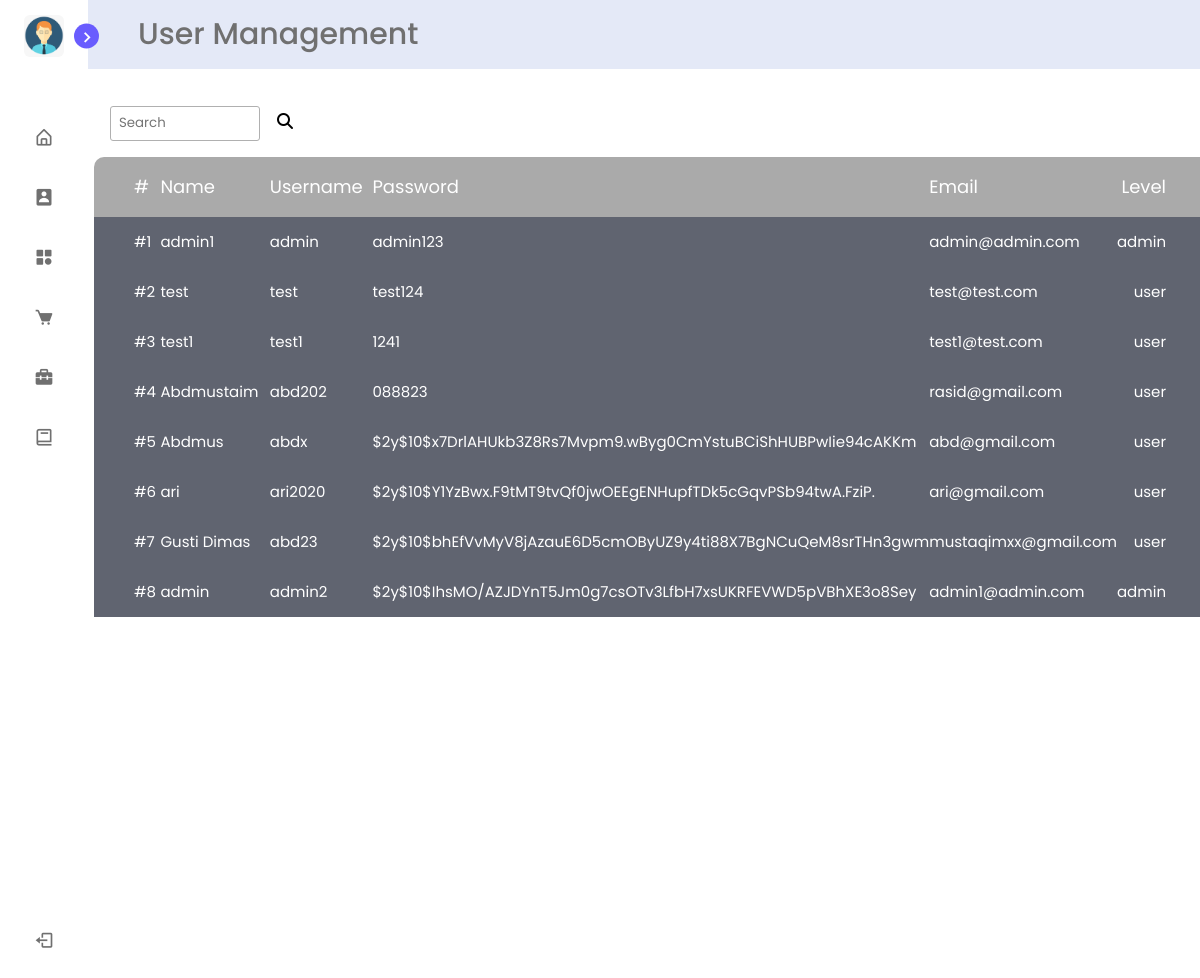
Screenshot of /Admin/user/read.php (signed in) with the database file from the repository.
### tables this page shows
CREATE TABLE `users` (
  `id_user` int(11) NOT NULL,
  `name` varchar(30) NOT NULL,
  `username` varchar(30) NOT NULL,
  `password` varchar(255) NOT NULL,
  `email` varchar(30) NOT NULL,
  `level` enum('user','admin') NOT NULL
);

### Admin/user/read.php (the view, shortened to what this page needs)
<?php
if (isset($_POST['search'])) {
    $search=trim($_POST['search']);
    $sql="select * from users where name like '%".$search."%' or username like '%".$search."%' or email like '%".$search."%' order by id_user asc";
    $result = mysqli_query($conn,$sql);
    $user = [];
  while($row = mysqli_fetch_assoc($result)){
    $user[] =$row;
  }
  }else {
  $result = mysqli_query($conn,"SELECT * FROM users");
  $user = [];
  while($row = mysqli_fetch_assoc($result)){
    $user[] =$row;
  }
  }
?>
<!DOCTYPE html>
<html lang="en">
<head>
    <link rel="stylesheet" href="./../css/style.css">
    <link rel="stylesheet" href="./../css/crud.css">
    <link href='https://unpkg.com/boxicons@2.1.1/css/boxicons.min.css' rel='stylesheet'>
    <link rel="stylesheet" href="./../../css/fontawesome-free-6.2.0-web/css/all.css">
    <link rel="stylesheet" href="./../css/fontawesome-free-6.2.0-web/css/all.min.css">
</head>
<body>
    <nav class="sidebar close">
        <header>
            <div class="image-text">
                <span class="image">
                    <img src="./../img/admin-profile.png" alt="">
                </span>
            </div>
            <i class='bx bx-chevron-right toggle'></i>
        </header>
        <div class="menu-bar">
            <div class="menu">
                <ul class="menu-links">
                    <li class="nav-link">
                        <a href="../index.php">
                            <i class='bx bx-home-alt icon' ></i>
                        </a>
                    </li>
                    <li class="nav-link">
                        <a href="user.php">
                            <i class='bx bxs-user-rectangle icon' ></i>
                        </a>
                    </li>
                    <li class="nav-link">
                        <a href="../kategori/read.php">
                            <i class='bx bxs-category icon' ></i>
                        </a>
                    </li>
                    <li class="nav-link">
                        <a href="../produk/read.php">
                            <i class='bx bxs-cart icon'></i>
                        </a>
                    </li>
                    <li class="nav-link">
                        <a href="../lelang/read.php">
                            <i class='bx bxs-briefcase-alt-2 icon'></i>
                        </a>
                    </li>
                    <li class="nav-link">
                        <a href="../bid/read.php">
                            <i class='bx bx-book icon'></i>
                        </a>
                    </li>
                </ul>
            </div>
            <div class="bottom-content">
                <li class="nav-link">
                    <a href="../../Auth/logout.php">
                        <i class='bx bx-log-out icon' ></i>
                    </a>
                </li>
            </div>
        </div>
    </nav>
    <section class="main">
        <div class="text">User Management</div>
        <div class="content">
            <div class="table-responsive">
                <div class="record-header">
                    <div class="search-sec">
                        <form action="" method="post">
                            <input type="search" name="search" placeholder="Search" class="search-record">
                            <i class="fa-solid fa-magnifying-glass"></i>
                        </form>
                    </div>
                </div>
                <div class="record">
                    <table>
                        <thead class="header-table">
                        <tr>
                           <th class="col1">#</th>
                           <th class="col2">Name</th>
                           <th class="col3">Username</th>
                           <th class="col4">Password</th>
                           <th class="col7">Email</th>
                           <th class="col6">Level</th>
                        </tr>
                        </thead>
                        <tbody>
                            <tr>
                                <?php $i = 1; foreach($user as $usr) :?>
                                <td class="col1"><?php echo '#',$usr['id_user'];?></td>
                                <td class="col2"><?php echo $usr["name"];?></td>
                                <td class="col3"><?php echo $usr["username"];?></td>
                                <td class="col4"><?php echo $usr["password"];?></td>
                                <td class="col5"><?php echo $usr["email"];?></td>
                                <td class="col6"><?php echo $usr["level"];?></td>
                            </tr>
                            <?php $i++; endforeach;?>
                        </tbody>
                    </table>
                </div>
            </div>
        </div>
    </section>
</body>
</html>

### Admin/css/style.css (style rules this page uses)
* { margin: 0; padding: 0; box-sizing: border-box; font-family: 'Poppins', sans-serif; }
:root { --body-color: #E4E9F7; --sidebar-color: #FFF; --primary-color: #695CFE; --primary-color-light: #F6F5FF; --toggle-color: #DDD; --text-color: #707070; --tran-03: all 0.2s ease; --tran-03: all 0.3s ease; --tran-04: all 0.3s ease; --tran-05: all 0.3s ease; }
body { min-height: 100vh; background-color: var(--body-color); transition: var(--tran-05); }
.sidebar { position: fixed; top: 0; left: 0; height: 100%; width: 250px; padding: 10px 14px; background: var(--sidebar-color); transition: var(--tran-05); z-index: 100; }
.sidebar.close { width: 88px; }
.sidebar li { height: 50px; list-style: none; display: flex; align-items: center; margin-top: 10px; }
.sidebar header .image, .sidebar .icon { min-width: 60px; border-radius: 6px; }
.sidebar .icon { min-width: 60px; border-radius: 6px; height: 100%; display: flex; align-items: center; justify-content: center; font-size: 20px; }
.sidebar .text, .sidebar .icon { color: var(--text-color); transition: var(--tran-03); }
.sidebar header { position: relative; }
.sidebar header .image-text { display: flex; align-items: center; }
.sidebar header .image { display: flex; align-items: center; justify-content: center; }
.sidebar header .image img { width: 40px; border-radius: 6px; }
.sidebar header .toggle { position: absolute; top: 50%; right: -25px; transform: translateY(-50%) rotate(180deg); height: 25px; width: 25px; background-color: var(--primary-color); color: var(--sidebar-color); border-radius: 50%; display: flex; align-items: center; justify-content: center; font-size: 22px; cursor: pointer; transition: var(--tran-05); }
.sidebar.close .toggle { transform: translateY(-50%) rotate(0deg); }
.sidebar .menu { margin-top: 40px; }
.sidebar li a { list-style: none; height: 100%; background-color: transparent; display: flex; align-items: center; height: 100%; width: 100%; border-radius: 6px; text-decoration: none; transition: var(--tran-03); }
.sidebar .menu-bar { height: calc(100% - 55px); display: flex; flex-direction: column; justify-content: space-between; overflow-y: scroll; }
.main { position: absolute; top: 0; top: 0; left: 250px; height: 100vh; width: calc(100% - 250px); background-color: var(--body-color); transition: var(--tran-05); }
.main .text { font-size: 30px; font-weight: 500; color: var(--text-color); padding: 12px 60px; }
.sidebar.close ~ .main { left: 78px; height: 100vh; width: calc(100% - 78px); }
.content { padding: 1.3rem 1rem; background: white; width: 100%; }

### Admin/css/crud.css (style rules this page uses)
.table-responsive { width: 100%; }
.record-header { padding: 1rem; display: flex; justify-content: space-between; align-items: center; }
.add, .search-sec { display: flex; align-items: center; }
.search-sec .search-record { width: 150px; height: 35px; border: 1px solid #b0b0b0; border-radius: 3px; display: inline-block; padding: 0rem 0.5rem; margin-right: 0.8rem; color: #666; outline: none; }
.record { width: 100%; min-height: 100vh; }
table { border-collapse: collapse; background: #fff; border-radius: 10px 10px 0px 0px; overflow: hidden; width: 100%; margin: 0 auto; position: absolute; }
table * { position: block; }
table thead tr { height: 60px; background: #aaaaaa; }
.header-table th { font-size: 18px; color: #fff; line-height: 1.2; font-weight: unset; }
table tbody tr { height: 50px; }
tbody tr { font-size: 15px; color: #fff; line-height: 1.2; font-weight: unset; background: #606470; }
.col1 { width: 100px; padding-left: 40px; text-align: left; }
.col2 { width: 200px; text-align: left; }
.col3 { width: 180px; text-align: left; }
.col4 { text-align:left; }
.col5 { width: 100px; }
.col5 { text-align: left; }
.col6 { text-align: right; padding-right: 50px; }
.col7 { text-align: left; }

### rows the page displays
users: id_user "1", name "admin1", username "admin", password "admin123", email "admin@admin.com", level "admin"
users: id_user "2", name "test", username "test", password "test124", email "test@test.com", level "user"
users: id_user "3", name "test1", username "test1", password "1241", email "test1@test.com", level "user"
users: id_user "4", name "Abdmustaim", username "abd202", password "088823", email "rasid@gmail.com", level "user"
users: id_user "5", name "Abdmus", username "abdx", password "$2y$10$x7DrlAHUkb3Z8Rs7Mvpm9.wByg0CmYstuBCiShHUBPwIie94cAKKm", email "abd@gmail.com", level "user"
users: id_user "6", name "ari", username "ari2020", password "$2y$10$Y1YzBwx.F9tMT9tvQf0jwOEEgENHupfTDk5cGqvPSb94twA.FziP.", email "ari@gmail.com", level "user"
users: id_user "7", name "Gusti Dimas", username "abd23", password "$2y$10$bhEfVvMyV8jAzauE6D5cmOByUZ9y4ti88X7BgNCuQeM8srTHn3gwm", email "mustaqimxx@gmail.com", level "user"
users: id_user "8", name "admin", username "admin2", password "$2y$10$IhsMO/AZJDYnT5Jm0g7csOTv3LfbH7xsUKRFEVWD5pVBhXE3o8Sey", email "admin1@admin.com", level "admin"
